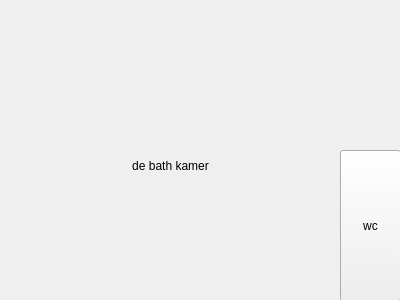
<?xml version="1.0" encoding="UTF-8"?>
<ui version="4.0">
 <class>kamer_bad_kamer</class>
 <widget class="QWidget" name="kamer_bad_kamer">
  <property name="geometry">
   <rect>
    <x>0</x>
    <y>0</y>
    <width>400</width>
    <height>300</height>
   </rect>
  </property>
  <property name="windowTitle">
   <string>Form</string>
  </property>
  <widget class="QLabel" name="label">
   <property name="geometry">
    <rect>
     <x>60</x>
     <y>110</y>
     <width>221</width>
     <height>111</height>
    </rect>
   </property>
   <property name="text">
    <string>de bath kamer</string>
   </property>
   <property name="alignment">
    <set>Qt::AlignCenter</set>
   </property>
  </widget>
  <widget class="QPushButton" name="pushButton">
   <property name="geometry">
    <rect>
     <x>340</x>
     <y>150</y>
     <width>61</width>
     <height>151</height>
    </rect>
   </property>
   <property name="text">
    <string>wc</string>
   </property>
  </widget>
 </widget>
 <resources/>
 <connections/>
</ui>
